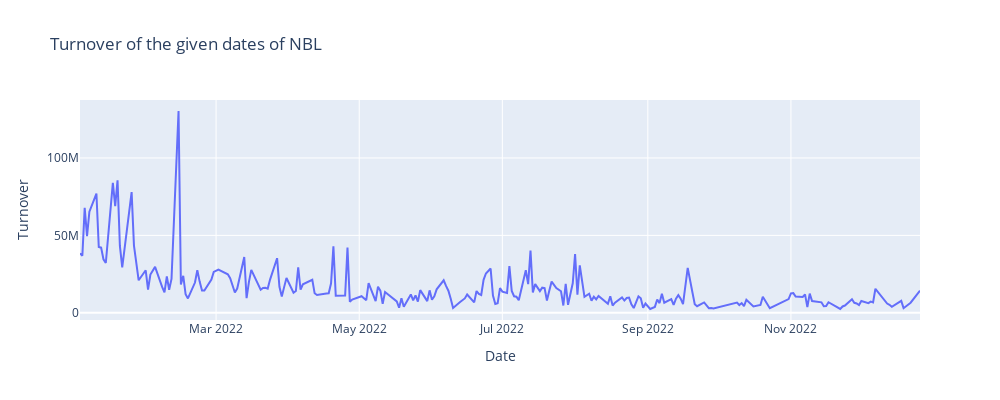

This figure's notebook cell:
### Code cell
fn.plotly_plot_line(df,'Date','Turnover','NBL')

### Figure 1 — Plotly figure (JSON) as saved in the notebook; plotly's stock layout.template omitted (floating-point values rounded to 4 significant figures; data arrays with more than 128 entries replaced by an {"elided": "..."} marker saying what was removed)
{"data": [{"hovertemplate": "Date=%{x}<br>Turnover=%{y}<extra></extra>", "legendgroup": "", "line": {"color": "#636efa", "dash": "solid"}, "marker": {"symbol": "circle"}, "mode": "lines", "name": "", "orientation": "v", "showlegend": false, "type": "scatter", "x": {"elided": "232 str values"}, "xaxis": "x", "y": {"elided": "232 float values"}, "yaxis": "y"}], "layout": {"height": 400, "legend": {"tracegroupgap": 0}, "title": {"text": "Turnover of the given dates of NBL"}, "width": 1000, "xaxis": {"anchor": "y", "domain": [0, 1], "title": {"text": "Date"}}, "yaxis": {"anchor": "x", "domain": [0, 1], "title": {"text": "Turnover"}}}}
